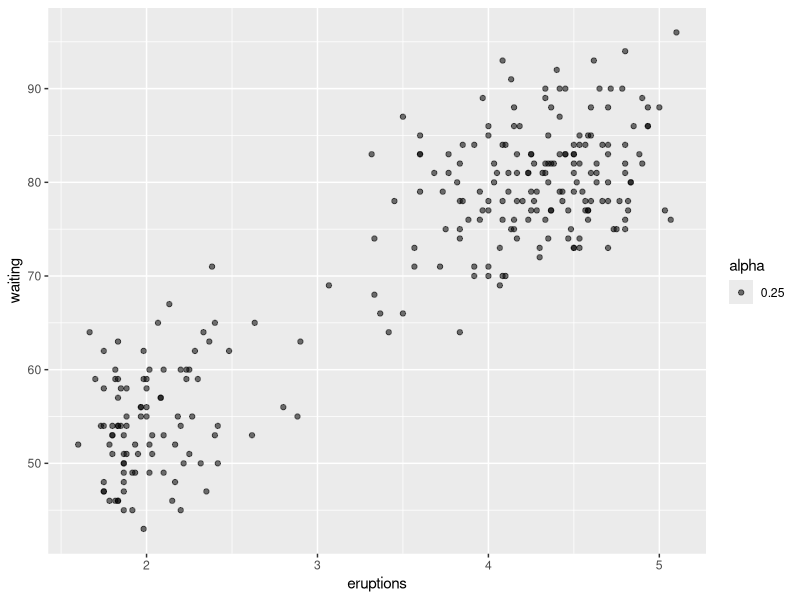

R code for this plot:
## Evita el overplotting del anterior ejercicio usando transparencia

#Libreria y datasets

library(ggplot2)

faithful


# Realizamos la gráfica usando transparencia

ggplot(faithful, aes(x = eruptions, y = waiting, alpha = 0.25)) + 
  geom_point()
